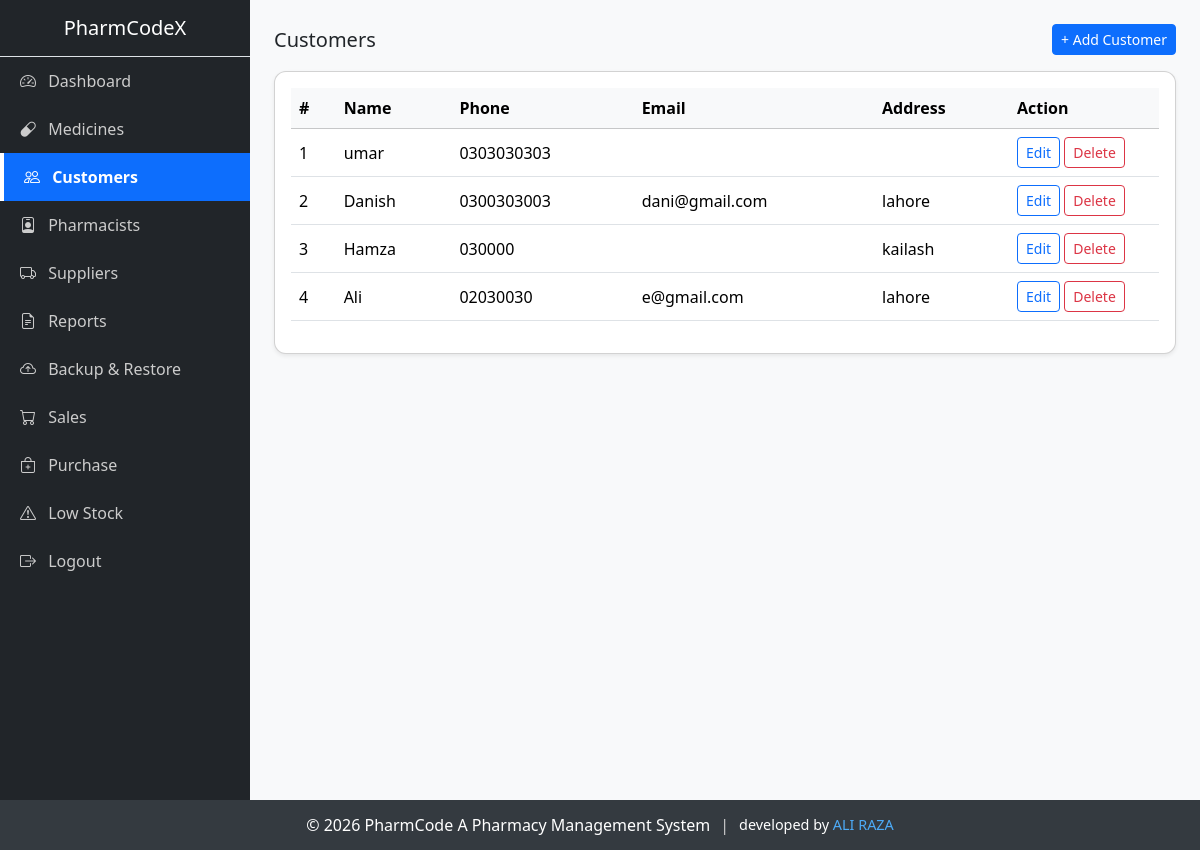
Page /mutual/customers.php (signed in) on the committed database.
### tables this page shows
CREATE TABLE `customers` (
  `id` int(11) NOT NULL AUTO_INCREMENT,
  `name` varchar(100) NOT NULL,
  `phone` varchar(20) DEFAULT NULL,
  `email` varchar(100) DEFAULT NULL,
  `address` text DEFAULT NULL,
  `created_at` timestamp NOT NULL DEFAULT current_timestamp(),
  PRIMARY KEY (`id`)
);

### mutual/customers.php (the view, shortened to what this page needs)
<?php
include('../config/connection.php');
$customers = $conn->query("SELECT * FROM customers ORDER BY id DESC");
?>
<!DOCTYPE html>
<html lang="en">
<head>
    <link href="https://cdn.jsdelivr.net/npm/bootstrap@5.3.2/dist/css/bootstrap.min.css" rel="stylesheet">
</head>
<body class="admin-theme">
<div class="d-flex">
    <?php include('../includes/sidebar.php'); ?>
    <div class="flex-grow-1">
        <div class="content p-4">
            <div class="d-flex justify-content-between align-items-center mb-3">
                <h5 class="mb-0">Customers</h5>
                <button class="btn btn-primary btn-sm"
                        data-bs-toggle="modal"
                        data-bs-target="#addModal">
                    + Add Customer
                </button>
            </div>
            <div class="card shadow-sm">
                <div class="card-body">
                    <table class="table table-hover align-middle">
                        <thead class="table-light">
                        <tr>
                            <th>#</th>
                            <th>Name</th>
                            <th>Phone</th>
                            <th>Email</th>
                            <th>Address</th>
                            <th width="150">Action</th>
                        </tr>
                        </thead>
                        <tbody>
                        <?php $i=1; while($row=$customers->fetch_assoc()): ?>
                        <tr>
                            <td><?= $i++ ?></td>
                            <td><?= htmlspecialchars($row['name']) ?></td>
                            <td><?= htmlspecialchars($row['phone']) ?></td>
                            <td><?= htmlspecialchars($row['email']) ?></td>
                            <td><?= htmlspecialchars($row['address']) ?></td>
                            <td>
                                <button class="btn btn-sm btn-outline-primary"
                                        data-bs-toggle="modal"
                                        data-bs-target="#edit<?= $row['id'] ?>">
                                    Edit
                                </button>
                                <a href="?delete=<?= $row['id'] ?>"
                                   class="btn btn-sm btn-outline-danger"
                                   onclick="return confirm('Delete this customer?')">
                                    Delete
                                </a>
                            </td>
                        </tr>
                        <?php endwhile; ?>
                        </tbody>
                    </table>
                </div>
            </div>
        </div>
    </div>
</div>
<?php include('../includes/footer.php'); ?>
</body>
</html>

### css/style.css (style rules this page uses)
:root { --primary-color: #0d6efd; --sidebar-bg: #212529; --text-muted: #adb5bd; }
body { background-color: #f8f9fa; font-family: 'Segoe UI', sans-serif; }
.content { padding: 20px; }
.card { border-radius: 12px; }

### rows in the picture
customers: name "umar", phone "0303030303"
customers: name "Danish", phone "0300303003", email "dani@gmail.com", address "lahore"
customers: name "Hamza", phone "030000", address "kailash"
customers: name "Ali", phone "02030030", email "e@gmail.com", address "lahore"
